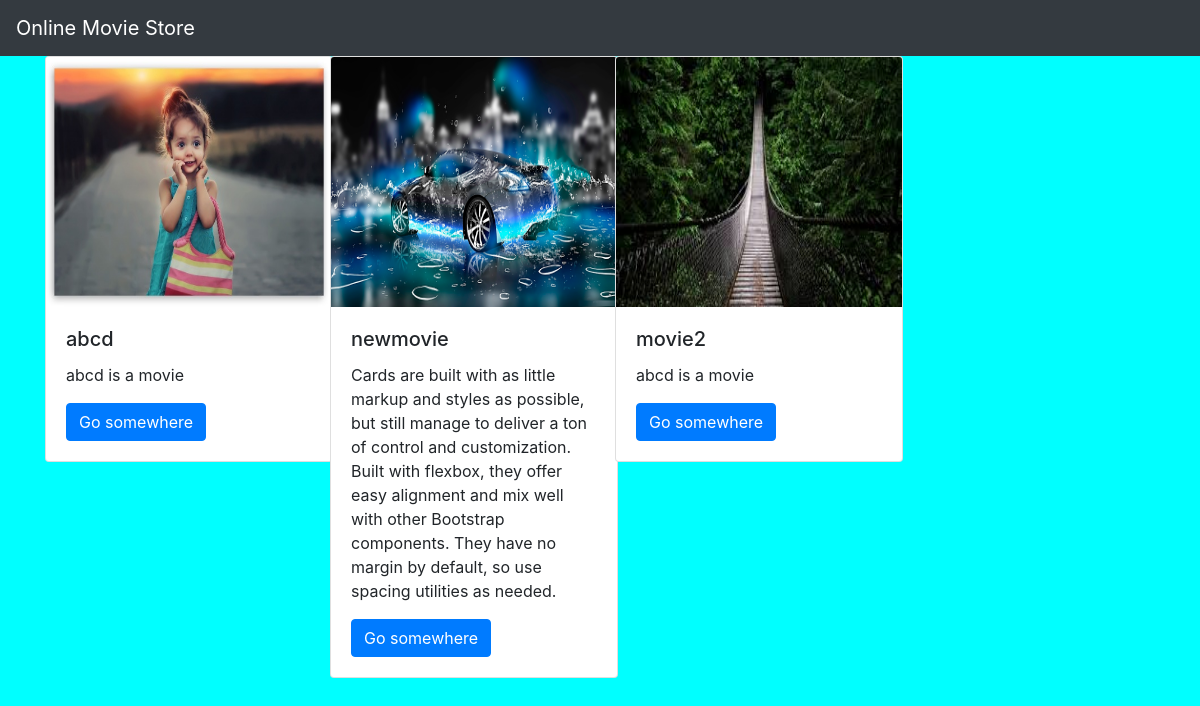
The page / on the database its author committed.
### pythonapp/models.py (models this page shows, shortened)
class Movie(models.Model):
    name=models.CharField(max_length=250)
    desc=models.TextField()
    year=models.IntegerField()
    img=models.ImageField(upload_to='gallery')

### pythonapp/views.py (the view)
# urls.py: path('',views.index,name='index'),
def index(request):
    movie=Movie.objects.all()
    context = {
        'movie_list': movie
    }
    return  render(request,'index.html',context)

### templates/index.html
{% extends 'base.html' %}
{% block body %}
<div class="container">
     <div class="row">
         {% for i in movie_list %}
         <div class="col-md-3">
             <div class="card" style="width: 18rem;">
  <img class="card-img-top" src="{{i.img.url}}" alt="" height="250">
  <div class="card-body">
    <h5 class="card-title">{{i.name}}</h5>
    <p class="card-text">{{i.desc}}</p>
    <a href="{% url 'pythonapp:detail' i.id %}" class="btn btn-primary">Go somewhere</a>
  </div>
</div>
     </div>
         {% endfor %}
     </div>
</div>
{% endblock %}

### templates/base.html (shortened to what this page needs)
{% load static %}
<!DOCTYPE html>
<html lang="en">
<head>
    <link rel="stylesheet" href="https://cdn.jsdelivr.net/npm/bootstrap@4.0.0/dist/css/bootstrap.min.css">
    <link rel="stylesheet" href="{% static 'style.css' %}">
</head>
<body>
<nav class="navbar navbar-dark bg-dark">
  <a class="navbar-brand" href="#">
    Online Movie Store
  </a>
</nav>
{% block body %}
{% endblock %}
</body>
</html>

### static/style.css (style rules this page uses)
body { background-color:aqua; }

### rows shown on the page
Movie: img (picture), name "abcd", desc "abcd is a movie"
Movie: img (picture), name "newmovie", desc "Cards are built with as little markup and styles as possible, but still manage to deliver a ton of control and customization. Built with flexbox, they offer easy alignment and mix well with other Bootstrap components. They have no margin by default, so use spacing utilities as needed."
Movie: img (picture), name "movie2", desc "abcd is a movie"
